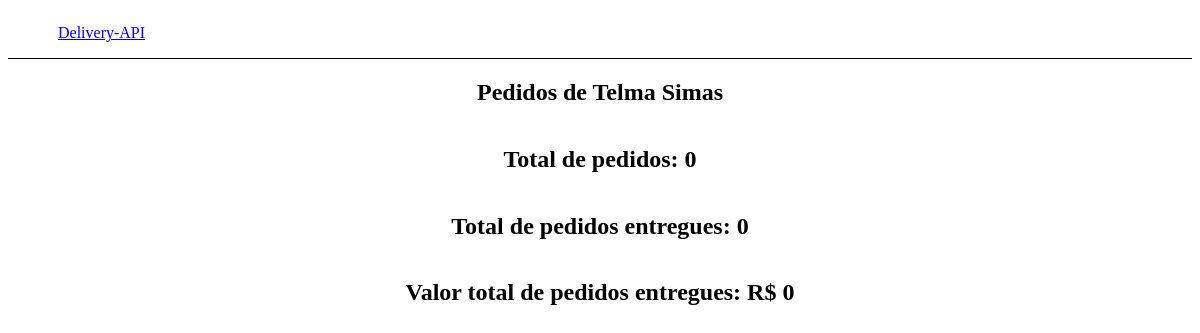
/cliente/Telma Simas/, run on an earlier commit of the app's database.
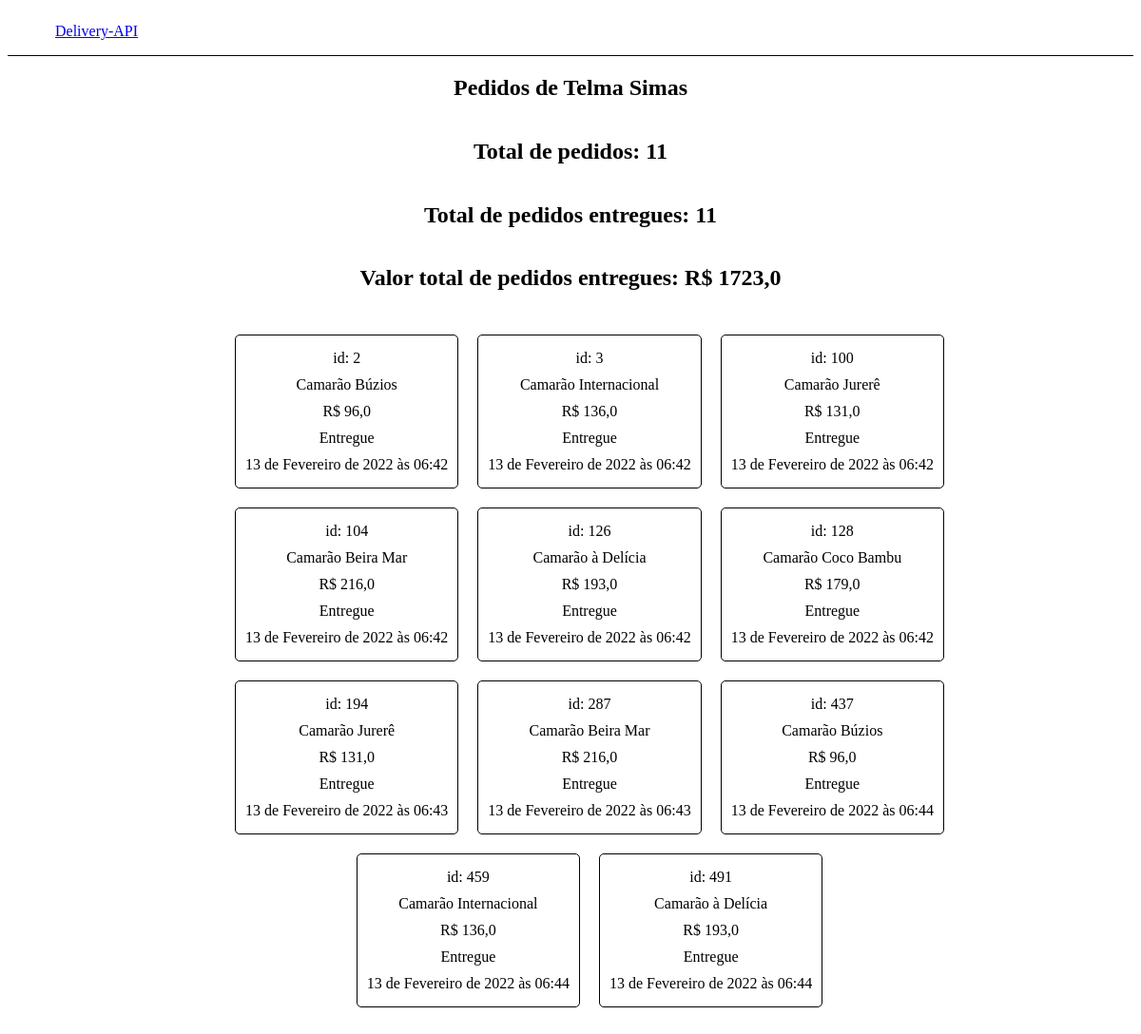
And on a later commit of the database.
### pedidos/models.py (models this page shows, shortened)
class Pedido(models.Model):
    cliente = models.CharField(max_length=255)
    produto = models.CharField(max_length=255)
    valor = models.FloatField()
    entregue = models.BooleanField()
    timestamp = models.DateTimeField(auto_now_add=True)

### pedidos/views.py (the view)
# urls.py: path('cliente/<str:cliente>/', valor_total_por_cliente, name="valor_total_por_cliente"),
def valor_total_por_cliente(request, cliente):
    try:
        pedidos = Pedido.objects.filter(cliente=cliente)
    except Pedido.DoesNotExist:
        raise Http404(f"Cliente não encontrado")
    contador = pedidos.count()
    valor = pedidos.filter(entregue=True)
    contador_entregue = valor.count()
    valor = valor.aggregate(Sum('valor'))['valor__sum']
    if valor == None:
        valor = 0
    return render(request, 'pedidos-cliente.html', {'pedidos': pedidos, 'contador': contador, 'contador_entregue': contador_entregue, 'valor':valor, 'cliente':cliente})

### pedidos/templates/pedidos-cliente.html (shortened to what this page needs)
<!DOCTYPE html>
<html lang="pt-br">
<head>
</head>
<body>
    <header>
        <a style="width: 20%; margin: 0 50px;" href="{% url 'listar_pedidos' %}">Delivery-API</a>
    </header>
    <section class="content" >
        <h1>Pedidos de {{ cliente }} </h1>
        <h1>Total de pedidos: {{contador}} </h1>
        <h1>Total de pedidos entregues: {{ contador_entregue }} </h1>
        <h1>Valor total de pedidos entregues: R$ {{valor}} </h1>
            <ul class="lista" >
                {% for pedido in pedidos %}
                    <a href="{% url 'atualizar_pedido' pedido.id %}" class="item">
                        <li>
                            <p>id: {{ pedido.id }}</p>
                            <p>{{ pedido.produto }}</p>
                            <p>R$ {{ pedido.valor }}</p>
                            {% if pedido.entregue  %}
                                <p>Entregue</p>
                            {% else %}
                                <p>Não entregue</p>
                            {% endif %}
                            <p>{{ pedido.timestamp }}</p>
                        </li>
                    </a>
                {% endfor %}
            </ul>
    </section>
</body>
</html>

What changed in the data, as far as the page shows it:
now on this page (row edited): Pedido: id "2", produto "Camarão Búzios", valor "96,0", entregue "Entregue", timestamp "13 de Fevereiro de 2022 às 06:42"
now on this page (row edited): Pedido: id "3", produto "Camarão Internacional", valor "136,0", entregue "Entregue", timestamp "13 de Fevereiro de 2022 às 06:42"
added Pedido: id "100", produto "Camarão Jurerê", valor "131,0", entregue "Entregue", timestamp "13 de Fevereiro de 2022 às 06:42"
added Pedido: id "104", produto "Camarão Beira Mar", valor "216,0", entregue "Entregue", timestamp "13 de Fevereiro de 2022 às 06:42"
added Pedido: id "126", produto "Camarão à Delícia", valor "193,0", entregue "Entregue", timestamp "13 de Fevereiro de 2022 às 06:42"
added Pedido: id "128", produto "Camarão Coco Bambu", valor "179,0", entregue "Entregue", timestamp "13 de Fevereiro de 2022 às 06:42"
added Pedido: id "194", produto "Camarão Jurerê", valor "131,0", entregue "Entregue", timestamp "13 de Fevereiro de 2022 às 06:43"
added Pedido: id "287", produto "Camarão Beira Mar", valor "216,0", entregue "Entregue", timestamp "13 de Fevereiro de 2022 às 06:43"
added Pedido: id "437", produto "Camarão Búzios", valor "96,0", entregue "Entregue", timestamp "13 de Fevereiro de 2022 às 06:44"
added Pedido: id "459", produto "Camarão Internacional", valor "136,0", entregue "Entregue", timestamp "13 de Fevereiro de 2022 às 06:44"
added Pedido: id "491", produto "Camarão à Delícia", valor "193,0", entregue "Entregue", timestamp "13 de Fevereiro de 2022 às 06:44"
Also different on the page:
{{ contador }}: "0" → "11"
{{ contador_entregue }}: "0" → "11"
{{ valor }}: "0" → "1723,0"
